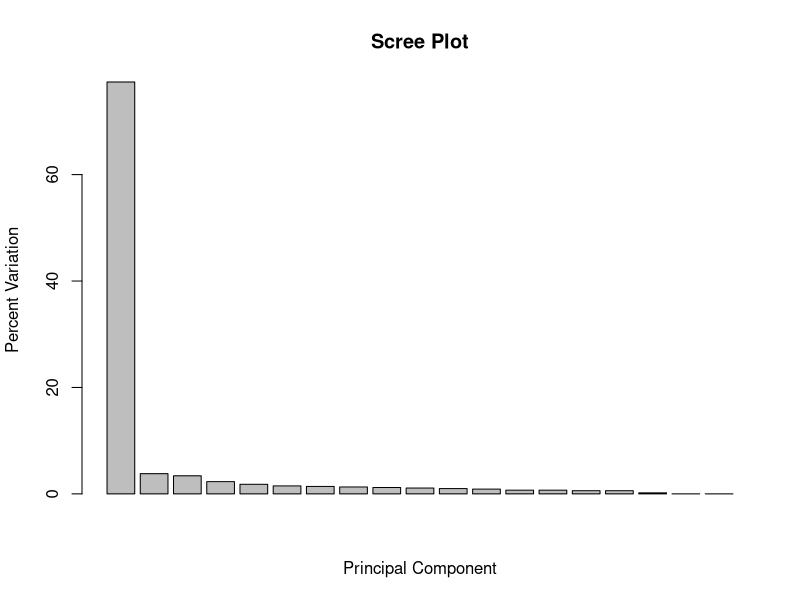
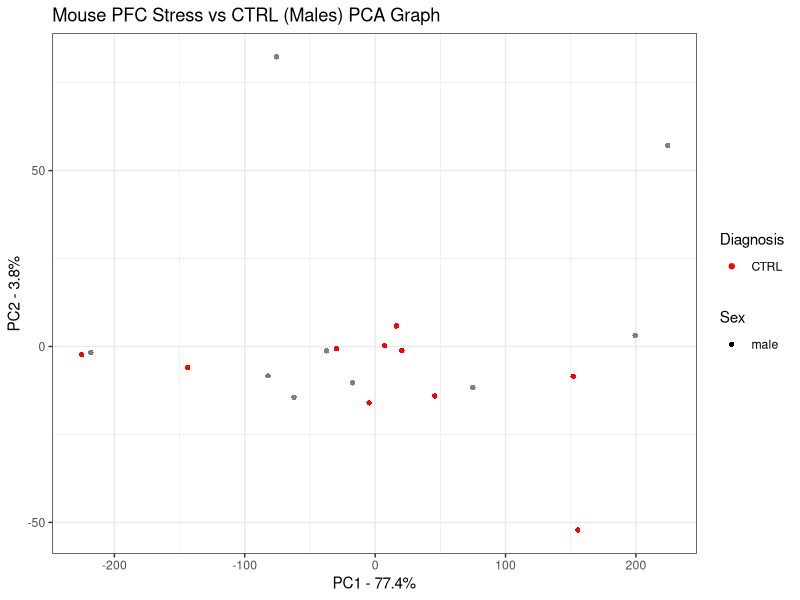

The R source for these figures, in order:
library(tidyverse)

#Load Mouse NA metadata: Comparison Stress vs. CTRL for Females ----------------
PFC_metadata <- read_csv("data/GSE102556-SRA-Mouse-PFC-Metadata.csv")
PFC_count <-
  read_csv("Galaxy Count Matrix Mapped/Mouse PFC/PFC_Mouse_Overall_Mapped_Final.csv") %>%
  column_to_rownames("Geneid")

mask <- rowSums(PFC_count) > 38

PFC_count_filtered <- PFC_count[mask,]

#Select row and gender columns for further analysis
PFC_metadata_truncated <- PFC_metadata %>%
  dplyr::select(Run, gender, Phenotype) %>%
  column_to_rownames("Run") %>%
  as.matrix()

#Add this line if we want to filter by gender
pfc_count_male <- PFC_count_filtered[, PFC_metadata_truncated[,1] == "male"]

#for female samples, filter out rows that have low/0 variance
pfc_count_male <- pfc_count_male[
  rowSums(pfc_count_male) > sum(PFC_metadata_truncated[,1] == "male"),
]

#Extract principal components
pca = prcomp(t(pfc_count_male), scale = TRUE)

pca.var <- pca$sdev^2
pca.var.per <- round(pca.var/sum(pca.var)*100, 1)

barplot(pca.var.per, main="Scree Plot", xlab="Principal Component", ylab="Percent Variation")

## now make a fancy looking plot that shows the PCs and the variation:
library(ggplot2)

pca.data <- data.frame(Sample=rownames(pca$x),
                       X=pca$x[,1],
                       Y=pca$x[,2],
                       Sex=PFC_metadata$gender[PFC_metadata$gender == "male"],
                       Diagnosis=PFC_metadata$Phenotype[PFC_metadata$gender == "male"])
pca.data

ggplot(data=pca.data, aes(x=X, y=Y, label=Sample, shape = Sex, color = Diagnosis)) +
  geom_point() +
  #geom_label() +
  xlab(paste("PC1 - ", pca.var.per[1], "%", sep="")) +
  ylab(paste("PC2 - ", pca.var.per[2], "%", sep="")) +
  theme_bw() +
  ggtitle("Mouse PFC Stress vs CTRL (Males) PCA Graph") +
  scale_color_manual(values = c("darkgreen", "red"), breaks = c("MDD", "CTRL"))

## get the name of the top 10 measurements (genes) that contribute
## most to pc1.
loading_scores <- pca$rotation[,1]
gene_scores <- abs(loading_scores) ## get the magnitudes
gene_score_ranked <- sort(gene_scores, decreasing=TRUE)
top_10_genes <- names(gene_score_ranked[1:10])

top_10_genes ## show the names of the top 10 genes

pca$rotation[top_10_genes,1] ## show the scores (and +/- sign)
